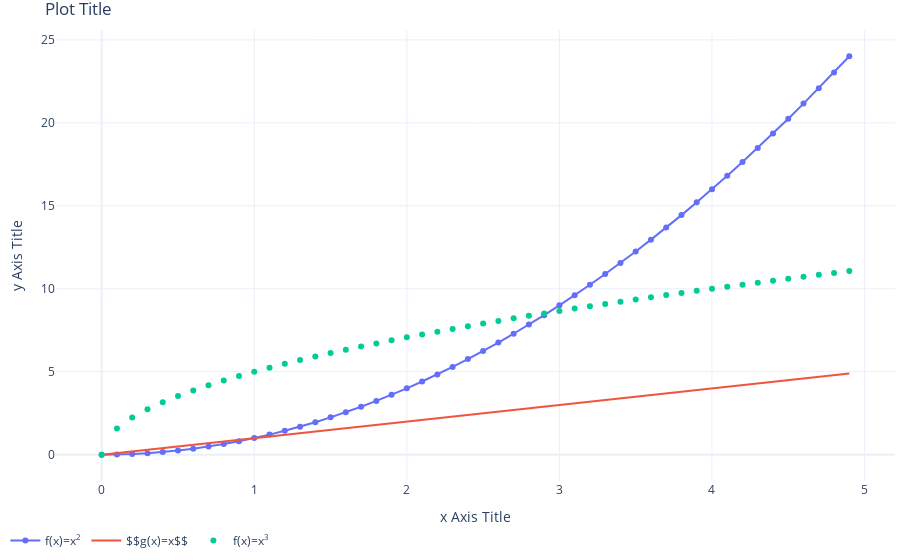

Notebook code cell kept with this figure:
### Markdown cell above
Plotly themes:
- 'ggplot2' 
- 'seaborn' 
- 'simple_white' 
- 'plotly'
- 'plotly_white' 
- 'plotly_dark' 
- 'presentation'
- 'xgridoff'
- 'ygridoff' 
- 'gridon'

### Code cell
fig = go.Figure()
fig.add_trace(go.Scatter(x=x, y=square(x), mode='lines+markers' , name='f(x)=x<sup>2</sup>')) # use <sup> because LATEX doens't work for hint
fig.add_trace(go.Scatter(x=x, y=x, name='$$g(x)=x$$'))
fig.add_trace(go.Scatter(x=x, y=cubic(x), mode='markers' , name='f(x)=x<sup>3</sup>'))
fig.update_layout(legend_orientation="h", 
                  legend=dict(x=.1, xanchor="center"),
                  title="Plot Title",
                  xaxis_title="x Axis Title",
                  yaxis_title="y Axis Title",
                  template = 'plotly_white',
                  margin=dict(l=5, r=5, t=30, b=20) # by default 20 px
                 )
fig.show()

### Figure 1 — Plotly figure (JSON) as saved in the notebook; plotly's stock layout.template omitted (floating-point values rounded to 4 significant figures)
{"data": [{"mode": "lines+markers", "name": "f(x)=x<sup>2</sup>", "type": "scatter", "x": [0, 0.1, 0.2, 0.3, 0.4, 0.5, 0.6, 0.7, 0.8, 0.9, 1, 1.1, 1.2, 1.3, 1.4, 1.5, 1.6, 1.7, 1.8, 1.9, 2, 2.1, 2.2, 2.3, 2.4, 2.5, 2.6, 2.7, 2.8, 2.9, 3, 3.1, 3.2, 3.3, 3.4, 3.5, 3.6, 3.7, 3.8, 3.9, 4, 4.1, 4.2, 4.3, 4.4, 4.5, 4.6, 4.7, 4.8, 4.9], "y": [0, 0.01, 0.04, 0.09, 0.16, 0.25, 0.36, 0.49, 0.64, 0.81, 1, 1.21, 1.44, 1.69, 1.96, 2.25, 2.56, 2.89, 3.24, 3.61, 4, 4.41, 4.84, 5.29, 5.76, 6.25, 6.76, 7.29, 7.84, 8.41, 9, 9.61, 10.24, 10.89, 11.56, 12.25, 12.96, 13.69, 14.44, 15.21, 16, 16.81, 17.64, 18.49, 19.36, 20.25, 21.16, 22.09, 23.04, 24.01]}, {"name": "$$g(x)=x$$", "type": "scatter", "x": [0, 0.1, 0.2, 0.3, 0.4, 0.5, 0.6, 0.7, 0.8, 0.9, 1, 1.1, 1.2, 1.3, 1.4, 1.5, 1.6, 1.7, 1.8, 1.9, 2, 2.1, 2.2, 2.3, 2.4, 2.5, 2.6, 2.7, 2.8, 2.9, 3, 3.1, 3.2, 3.3, 3.4, 3.5, 3.6, 3.7, 3.8, 3.9, 4, 4.1, 4.2, 4.3, 4.4, 4.5, 4.6, 4.7, 4.8, 4.9], "y": [0, 0.1, 0.2, 0.3, 0.4, 0.5, 0.6, 0.7, 0.8, 0.9, 1, 1.1, 1.2, 1.3, 1.4, 1.5, 1.6, 1.7, 1.8, 1.9, 2, 2.1, 2.2, 2.3, 2.4, 2.5, 2.6, 2.7, 2.8, 2.9, 3, 3.1, 3.2, 3.3, 3.4, 3.5, 3.6, 3.7, 3.8, 3.9, 4, 4.1, 4.2, 4.3, 4.4, 4.5, 4.6, 4.7, 4.8, 4.9]}, {"mode": "markers", "name": "f(x)=x<sup>3</sup>", "type": "scatter", "x": [0, 0.1, 0.2, 0.3, 0.4, 0.5, 0.6, 0.7, 0.8, 0.9, 1, 1.1, 1.2, 1.3, 1.4, 1.5, 1.6, 1.7, 1.8, 1.9, 2, 2.1, 2.2, 2.3, 2.4, 2.5, 2.6, 2.7, 2.8, 2.9, 3, 3.1, 3.2, 3.3, 3.4, 3.5, 3.6, 3.7, 3.8, 3.9, 4, 4.1, 4.2, 4.3, 4.4, 4.5, 4.6, 4.7, 4.8, 4.9], "y": [0, 1.581, 2.236, 2.739, 3.162, 3.536, 3.873, 4.183, 4.472, 4.743, 5, 5.244, 5.477, 5.701, 5.916, 6.124, 6.325, 6.519, 6.708, 6.892, 7.071, 7.246, 7.416, 7.583, 7.746, 7.906, 8.062, 8.216, 8.367, 8.515, 8.66, 8.803, 8.944, 9.083, 9.22, 9.354, 9.487, 9.618, 9.747, 9.874, 10, 10.12, 10.25, 10.37, 10.49, 10.61, 10.72, 10.84, 10.95, 11.07]}], "layout": {"autosize": true, "legend": {"orientation": "h", "x": 0.1, "xanchor": "center", "y": -0.1}, "margin": {"b": 20, "l": 5, "r": 5, "t": 30}, "title": {"text": "Plot Title"}, "xaxis": {"autorange": true, "range": [-0.2932, 5.193], "title": {"text": "x Axis Title"}, "type": "linear"}, "yaxis": {"autorange": true, "range": [-1.76, 25.77], "title": {"text": "y Axis Title"}, "type": "linear"}}}
